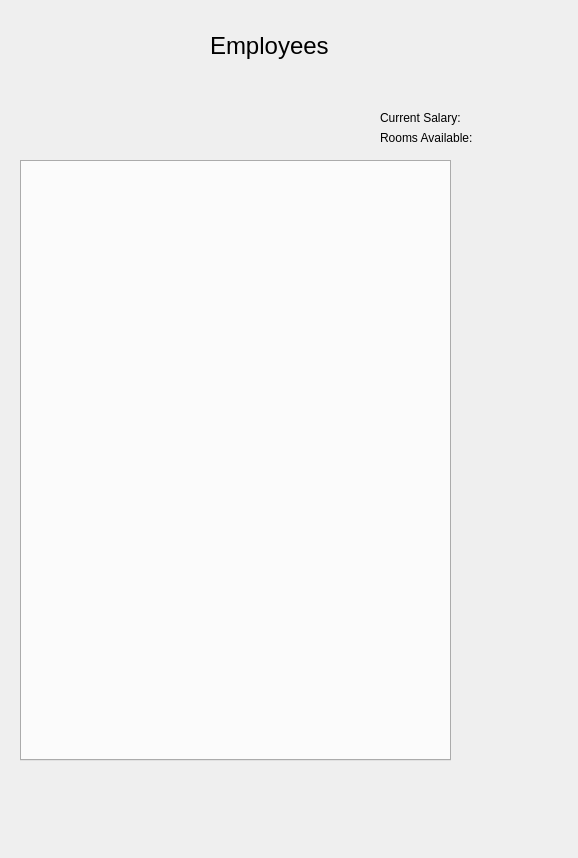
<?xml version="1.0" encoding="UTF-8"?>
<ui version="4.0">
 <class>Form</class>
 <widget class="QWidget" name="Form">
  <property name="geometry">
   <rect>
    <x>0</x>
    <y>0</y>
    <width>578</width>
    <height>858</height>
   </rect>
  </property>
  <property name="windowTitle">
   <string>Form</string>
  </property>
  <widget class="QLabel" name="label">
   <property name="geometry">
    <rect>
     <x>210</x>
     <y>30</y>
     <width>131</width>
     <height>31</height>
    </rect>
   </property>
   <property name="font">
    <font>
     <pointsize>18</pointsize>
    </font>
   </property>
   <property name="text">
    <string>Employees</string>
   </property>
  </widget>
  <widget class="QTabWidget" name="tabWidget">
   <property name="geometry">
    <rect>
     <x>20</x>
     <y>160</y>
     <width>431</width>
     <height>601</height>
    </rect>
   </property>
   <property name="currentIndex">
    <number>-1</number>
   </property>
  </widget>
  <widget class="QLabel" name="current_salary">
   <property name="geometry">
    <rect>
     <x>380</x>
     <y>110</y>
     <width>171</width>
     <height>16</height>
    </rect>
   </property>
   <property name="text">
    <string>Current Salary:</string>
   </property>
  </widget>
  <widget class="QLabel" name="rooms_available">
   <property name="geometry">
    <rect>
     <x>380</x>
     <y>130</y>
     <width>131</width>
     <height>16</height>
    </rect>
   </property>
   <property name="text">
    <string>Rooms Available: </string>
   </property>
  </widget>
 </widget>
 <resources/>
 <connections/>
</ui>
